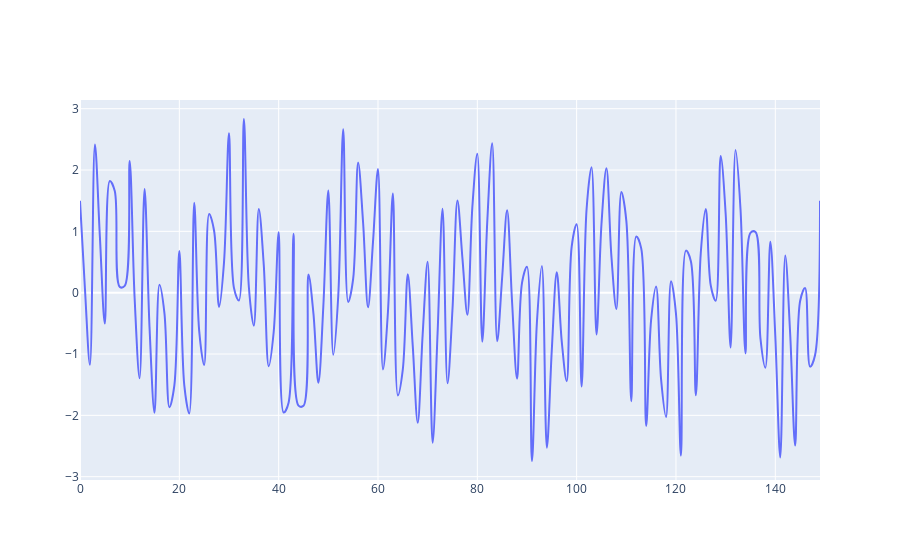

Notebook code for this chart:
### Code cell
# Visualize result
fig = go.Figure()
fig.add_trace(go.Scatter(y = data,
                        line = dict(shape='spline'),
                        name = 'signal with noise'))
fig.show()

### Figure 1 — Plotly figure (JSON) as saved in the notebook; plotly's stock layout.template omitted (floating-point values rounded to 4 significant figures; data arrays with more than 128 entries replaced by an {"elided": "..."} marker saying what was removed)
{"data": [{"line": {"shape": "spline"}, "name": "signal with noise", "type": "scatter", "y": {"elided": "150 float values"}}], "layout": {}}
